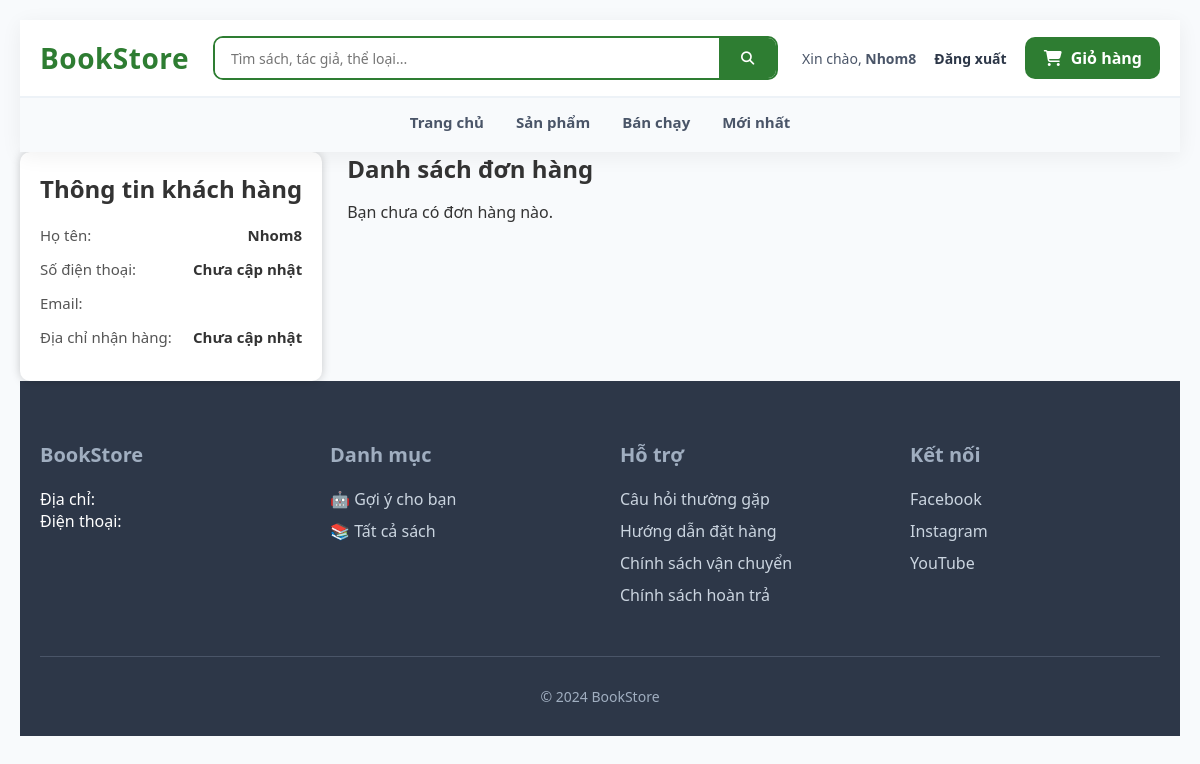
/order/history/ (signed in), run on the app's committed database.
### apps/user/models.py (models this page shows, shortened)
class User(AbstractUser):
    phone = models.CharField(max_length=15, blank=True, null=True)
    address = models.TextField(blank=True, null=True)
    ROLE_CHOICES = [
        ('user', 'User'),
        ('admin', 'Admin'),
    ]
    role = models.CharField(max_length=20, choices=ROLE_CHOICES, default='user')

### apps/order/views.py (the view)
# urls.py: path("history/", views.order_history, name="order_history"),
@login_required
def order_history(request):
    orders = Order.objects.filter(user=request.user).order_by("-created_at")
    return render(request, "order/order_history.html", {"orders": orders})

### templates/order/order_history.html (shortened to what this page needs)
{% load static %}
<!DOCTYPE html>
<html lang="vi">
<head>
    <link rel="stylesheet" href="https://cdnjs.cloudflare.com/ajax/libs/font-awesome/7.0.1/css/all.min.css">
    <link rel="stylesheet" href="{% static 'order/order_history.css' %}">
    <link rel="stylesheet" href="{% static 'home/home.css' %}">
    <link rel="stylesheet"
    href="https://cdnjs.cloudflare.com/ajax/libs/font-awesome/6.5.1/css/all.min.css">
</head>
<body>
<header class="header">
    <div class="header-top">
        <div class="header-container">
            <a href="{% url 'home:home' %}" class="logo">
                <div class="logo-text">BookStore</div>
            </a>
            <form action="{% url 'book:book_list' %}" method="get" class="search-bar">
                <input
                    type="text"
                    name="search"
                    placeholder="Tìm sách, tác giả, thể loại..."
                    value="{{ request.GET.search|default:'' }}"
                >
                <button type="submit">
                    <i class="fa-solid fa-magnifying-glass"></i>
                </button>
            </form>
            <div class="header-actions">
                {% if user.is_authenticated %}
                    <span class="hello-user">
                        Xin chào, <b>{{ user.username }}</b>
                    </span>
                    <form action="{% url 'user:logout' %}" method="post" style="display:inline;">
                        <button type="submit" class="login-btn logout-btn">
                            Đăng xuất
                        </button>
                    </form>
                {% else %}
                    <a href="{% url 'user:login' %}" class="login-btn">
                        Đăng nhập
                    </a>
                {% endif %}
                <a href="{% url 'cart:cart_detail' %}" class="cart-btn">
                    <i class="fa-solid fa-cart-shopping"></i>
                    Giỏ hàng
                </a>
            </div>
        </div>
    </div>
    <div class="header-bottom">
        <nav class="nav-links">
            <a href="{% url 'home:home' %}">Trang chủ</a>
            <a href="{% url 'book:book_list' %}">Sản phẩm</a>
            <a href="{% url 'book:book_list' %}?sort=bestseller">Bán chạy</a>
            <a href="{% url 'book:book_list' %}?sort=new">Mới nhất</a>
        </nav>
    </div>
</header>
<div class="dashboard-container">
    <div class="customer-info">
        <h2>Thông tin khách hàng</h2>
        <div class="info-row">
            <span>Họ tên:</span>
            <b>{{ request.user.get_full_name|default:request.user.username }}</b>
        </div>
        <div class="info-row">
            <span>Số điện thoại:</span>
            <b>{{ request.user.phone|default:"Chưa cập nhật" }}</b>
        </div>
        <div class="info-row">
            <span>Email:</span>
        </div>
        <div class="info-row">
            <span>Địa chỉ nhận hàng:</span>
            <b>{{ request.user.address|default:"Chưa cập nhật" }}</b>
        </div>
    </div>
    <div class="order-list">
        <h2>Danh sách đơn hàng</h2>
        {% for order in orders %}
        <div class="order-item">
            <div class="order-top">
                <span>
                    Mã đơn:
                    <b>#DH{{ order.id }}</b>
                </span>
                <span class="status {{ order.status|lower }}">
                    {{ order.get_status_display }}
                </span>
            </div>
            {% with first_item=order.items.first %}
            <div class="order-body">
                <img
                    src="{{ first_item.book.image.url }}"
                    onerror="this.src='{% static 'images/book-default.png' %}'"
                >
                <div class="order-detail">
                    <p>{{ first_item.book.title }}</p>
                    <p>Số lượng: {{ first_item.quantity }}</p>
                    <p>Ngày đặt: {{ order.created_at|date:"d/m/Y" }}</p>
                    {% if order.items.count > 1 %}
                        <p>+ {{ order.items.count|add:"-1" }} sản phẩm khác</p>
                    {% endif %}
                </div>
                <div class="order-price">
                    {{ order.total_amount|floatformat:0 }}đ
                </div>
            </div>
            {% endwith %}
            <a href="{% url 'order:order_detail' order.id %}" class="order-detail-link">
                Xem chi tiết
            </a>
        </div>
        {% empty %}
            <p>Bạn chưa có đơn hàng nào.</p>
        {% endfor %}
    </div>
</div>
<footer class="footer">
    <div class="footer-container">
        <div class="footer-grid">
            <div class="footer-section">
                <h3>BookStore</h3>
                <p class="footer-text">
                    Địa chỉ: <br>
                    Điện thoại:
                </p>
            </div>
            <div class="footer-section">
                <h3>Danh mục</h3>
                <ul>
                    <li>
                        <a href="{% url 'book:recommend_user' %}">
                            🤖 Gợi ý cho bạn
                        </a>
                    </li>
                    <li>
                        <a href="{% url 'book:book_list' %}">
                            📚 Tất cả sách
                        </a>
                    </li>
                </ul>
            </div>
            <div class="footer-section">
                <h3>Hỗ trợ</h3>
                <ul>
                    <li><a href="#">Câu hỏi thường gặp</a></li>
                    <li><a href="#">Hướng dẫn đặt hàng</a></li>
                    <li><a href="#">Chính sách vận chuyển</a></li>
                    <li><a href="#">Chính sách hoàn trả</a></li>
                </ul>
            </div>
            <div class="footer-section">
                <h3>Kết nối</h3>
                <ul>
                    <li><a href="#">Facebook</a></li>
                    <li><a href="#">Instagram</a></li>
                    <li><a href="#">YouTube</a></li>
                </ul>
            </div>
        </div>
        <p class="copyright">© 2024 BookStore</p>
    </div>
</footer>
</body>
</html>

### static/order/order_history.css (style rules this page uses)
body { font-family: Arial, sans-serif; background: #f4f6f9; margin: 0; padding: 20px; }
.dashboard-container { max-width: 1200px; margin: auto; display: grid; grid-template-columns: fit-content(320px) 1fr; gap: 25px; align-items: start; }
.customer-info { background: #fff; border-radius: 10px; padding: 20px; box-shadow: 0 0 10px rgba(0,0,0,0.2); width: fit-content; max-width: 320px; height: fit-content; margin-top: 0; }
.customer-info h2 { margin-top: 0; margin-bottom: 20px; }
.info-row { display: flex; justify-content: space-between; gap: 15px; margin-bottom: 14px; font-size: 15px; }
.info-row span { color: #555; }
.info-row b { text-align: right; }
.order-list { margin-top: 0; }
.order-list h2 { margin-top: 0; margin-bottom: 16px; }

### static/home/home.css (style rules this page uses)
* { margin: 0; padding: 0; box-sizing: border-box; font-family: "Segoe UI", Tahoma, Geneva, Verdana, sans-serif; }
body { background: #f8fafc; color: #333; }
.header { background: #ffffff; position: sticky; top: 0; z-index: 1000; box-shadow: 0 4px 20px rgba(0, 0, 0, 0.06); }
.header-top { border-bottom: 1px solid #edf2f7; }
.header-container { max-width: 1200px; margin: 0 auto; padding: 16px 20px; display: grid; grid-template-columns: auto 1fr auto; align-items: center; gap: 24px; }
.logo { text-decoration: none; }
.logo-text { font-size: 28px; font-weight: 800; color: #2e7d32; letter-spacing: 0.5px; }
.search-bar { height: 44px; display: flex; border: 2px solid #2e7d32; border-radius: 10px; overflow: hidden; background: #fff; }
.search-bar input { flex: 1; border: none; outline: none; padding: 0 16px; font-size: 14px; }
.search-bar button { background: #2e7d32; border: none; color: #fff; padding: 0 20px; cursor: pointer; transition: background 0.3s; }
.header-actions { display: flex; align-items: center; gap: 18px; }
.hello-user { font-size: 14px; color: #4a5568; }
.login-btn { text-decoration: none; font-weight: 600; color: #2d3748; }
.logout-btn { background: none; border: none; padding: 0; cursor: pointer; font-family: inherit; font-size: 14px; }
.cart-btn { background: #2e7d32; color: #fff; padding: 10px 18px; border-radius: 10px; text-decoration: none; font-weight: 600; display: flex; align-items: center; gap: 8px; transition: all 0.3s; }
.header-bottom { background: #f8fafc; border-top: 1px solid #edf2f7; }
.nav-links { max-width: 1200px; margin: 0 auto; padding: 14px 20px; display: flex; justify-content: center; gap: 32px; }
.nav-links a { text-decoration: none; font-size: 15px; font-weight: 600; color: #4a5568; position: relative; padding-bottom: 6px; transition: color 0.3s; }
.nav-links a::after { content: ""; position: absolute; left: 0; bottom: 0; height: 2px; width: 0; background: #2e7d32; transition: width 0.3s; }
.footer { background: #2d3748; color: white; padding: 60px 0 30px; }
.footer-container { max-width: 1200px; margin: 0 auto; padding: 0 20px; }
.footer-grid { display: grid; grid-template-columns: repeat(auto-fit, minmax(250px, 1fr)); gap: 40px; margin-bottom: 40px; }
.footer-section h3 { font-size: 20px; margin-bottom: 20px; color: #a0aec0; }
.footer-section ul { list-style: none; }
.footer-section ul li { margin-bottom: 10px; }
.footer-section a { color: #cbd5e0; text-decoration: none; transition: color 0.3s; }
.copyright { text-align: center; padding-top: 30px; border-top: 1px solid #4a5568; color: #a0aec0; font-size: 14px; }

### data on the page
User: username "Nhom8", user.get_full_name "Nhom8", user.phone "Chưa cập nhật", user.address "Chưa cập nhật"
